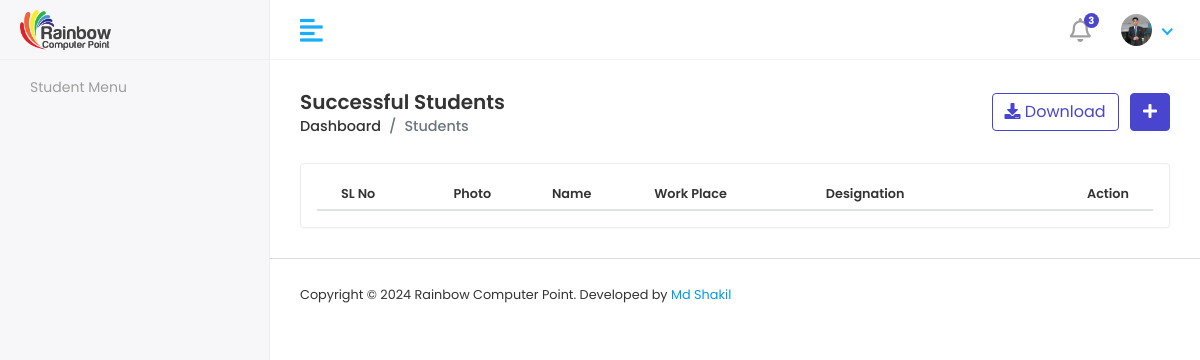
The app's page /successStudentList/, older data.
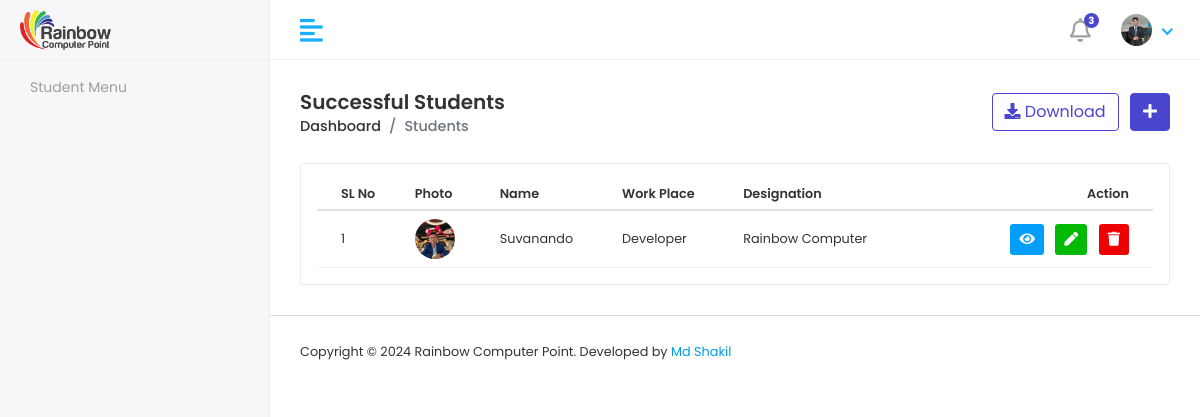
The same page, newer data.
### RainbowApp/models.py (models this page shows)
class SuccessfulStudentInfoModel(models.Model):
    StudentName = models.CharField(max_length=100)
    StudentDesignation = models.CharField(max_length=100)
    StudentInstitute = models.CharField(max_length=100)
    StudentImage = models.ImageField(upload_to='successStudent')

### RainbowProject/studentviews.py (the view)
# urls.py: path('successStudentList/',successStudentList, name='successStudentList'),
def successStudentList(request):
    studentData = SuccessfulStudentInfoModel.objects.all()
    context = {
        'studentData':studentData
    }
    return render(request,'students/success_student_list.html',context)

### template/students/success_student_list.html (shortened to what this page needs)
{% extends 'adminmaster/adminmaster.html' %}
{% block admincontent %}
{% load static %}
<div class="content container-fluid">
    <div class="page-header">
       <div class="row align-items-center">
          <div class="col">
             <h3 class="page-title">Successful Students</h3>
             <ul class="breadcrumb">
                <li class="breadcrumb-item"><a href="{% url 'adminDashboard' %}">Dashboard</a></li>
                <li class="breadcrumb-item active">Students</li>
             </ul>
          </div>
          <div class="col-auto text-right float-right ml-auto">
             <a href="#" class="btn btn-outline-primary mr-2"><i class="fas fa-download"></i> Download</a>
             <a href="{% url 'addSuccessfulStudent' %}" class="btn btn-primary"><i class="fas fa-plus"></i></a>
          </div>
       </div>
    </div>
    <div class="row">
       <div class="col-sm-12">
          <div class="card card-table">
             <div class="card-body">
                <div class="table-responsive">
                   <table class="table table-hover table-center mb-0 datatable">
                      <thead>
                         <tr>
                            <th>SL No</th>
                            <th>Photo</th>
                            <th>Name</th>
                            <th>Work Place</th>
                            <th>Designation</th>
                            <th class="text-right">Action</th>
                         </tr>
                      </thead>
                      <tbody>
                        {% for i in studentData %}
                        <tr>
                            <td>{{ forloop.counter }}</td>
                           <td>
                              <h2 class="table-avatar">
                                 <a class="avatar avatar-sm mr-2"><img class="avatar-img rounded-circle" src="{{i.StudentImage.url}}" alt="User Image"></a>
                              </h2>
                           </td>
                           <td>
                              {{i.StudentName}}</a>
                           </td>
                           <td>{{i.StudentInstitute}}</td>
                           <td>{{i.StudentDesignation}}</td>
                           <td class="text-right">
                              <div class="actions">
                                 <a href="" class="btn btn-sm bg-info-light mr-2">
                                 <i class="fas fa-eye"></i>
                                 </a>
                                 <a href="{% url 'editSuccessStudent' i.id %}" class="btn btn-sm bg-success-light mr-2">
                                 <i class="fas fa-pen"></i>
                                 </a>
                                 <a href="{% url 'deleteSuccessStudent' i.id %}" class="btn btn-sm bg-danger-light">
                                 <i class="fas fa-trash"></i>
                                 </a>
                              </div>
                           </td>
                        </tr>
                        {% endfor %}
                      </tbody>
                   </table>
                </div>
             </div>
          </div>
       </div>
    </div>
 </div>
{% endblock admincontent %}

Row changes from the older to the newer data that the page shows:
added SuccessfulStudentInfoModel: StudentImage (picture), StudentName "Suvanando", StudentInstitute "Developer", StudentDesignation "Rainbow Computer"
